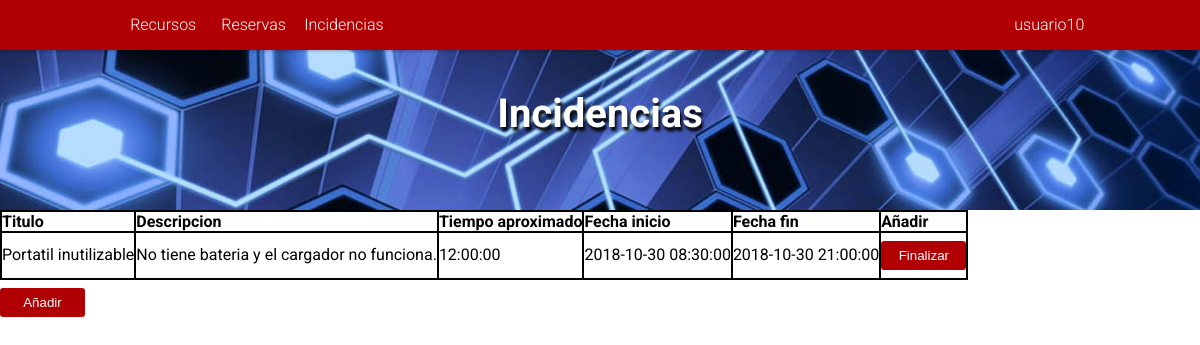
Page /PaginaWeb/index.php?mostrar=incidencias&idUsu=11 (signed in) on the committed database.
### tables this page shows
CREATE TABLE IF NOT EXISTS `tbl_empleado` (
`id_empleado` int(11) NOT NULL AUTO_INCREMENT,
`email_empleado` varchar(100) DEFAULT NULL,
`usuario_empleado` varchar(100) DEFAULT NULL,
`password_empleado` varchar(255) DEFAULT NULL,
`nombre_empleado` varchar(100) DEFAULT NULL,
`apellido_empleado` varchar(100) DEFAULT NULL,
`grupo_empleado` ENUM('usuarios', 'administradores') DEFAULT 'usuarios',
PRIMARY KEY (`id_empleado`),
UNIQUE KEY `email_empleado` (`email_empleado`),
UNIQUE KEY `usuario_empleado` (`usuario_empleado`)
);

CREATE TABLE IF NOT EXISTS `tbl_incidencia` (
`id_incidencia` int(11) NOT NULL AUTO_INCREMENT,
`titulo_incidencia` varchar(100) DEFAULT NULL,
`descripcion_incidencia` varchar(100) DEFAULT NULL,
`tiempoEstimado_incidencia` TIME DEFAULT NULL,
`fechaInicio_incidencia` DATETIME DEFAULT CURRENT_TIMESTAMP,
`fechaFinal_incidencia` DATETIME DEFAULT NULL,
`id_reserva` int(11) DEFAULT NULL,
PRIMARY KEY (`id_incidencia`)
);

### PaginaWeb/php/datosUsuario.proc.php (called while the page is built, shortened)
<?php
	if (isset($_SESSION['user_id'])) {
		$records = $conn->prepare('SELECT id_empleado, usuario_empleado, email_empleado, password_empleado, grupo_empleado FROM tbl_empleado WHERE id_empleado = :id');
		$records->bindParam(':id', $_SESSION['user_id']);
		$records->execute();
		$results = $records->fetch(PDO::FETCH_ASSOC);
		if (count($results) > 0) {
			$usuario = $results;
		}
	}
?>

### PaginaWeb/php/incidencias.php (the view, shortened to what this page needs)
<article>
	<?php
		if (isset($_REQUEST['idUsu'])) {
			$us=$_REQUEST['idUsu'];
			$consulta=mysqli_query($link, "SELECT * FROM `tbl_incidencia` INNER JOIN `tbl_reserva` ON `tbl_reserva`.`id_reserva`=`tbl_incidencia`.`id_reserva` INNER JOIN `tbl_empleado` ON `tbl_empleado`.`id_empleado`=`tbl_reserva`.`id_empleado` WHERE `tbl_reserva`.`id_empleado`='$us' ORDER BY `id_incidencia`");
		}else{
			$consulta=mysqli_query($link, "SELECT * FROM `tbl_incidencia` ORDER BY `id_incidencia`");
		}
		echo "<div class='tabla'>";
			if(mysqli_num_rows($consulta)>0) {
				echo "<div class='fila encabezado'>";
					echo "<div class='columna'>Titulo</div>";
					echo "<div class='columna'>Descripcion</div>";
					echo "<div class='columna'>Tiempo aproximado</div>";
					echo "<div class='columna'>Fecha inicio</div>";
					echo "<div class='columna'>Fecha fin</div>";
					echo "<div class='columna'>Añadir</div>";
				echo "</div>";
				while($array = mysqli_fetch_array($consulta)) {
					$idIncidencia = $array['id_incidencia'];
					$tituloIncidencia = $array['titulo_incidencia'];
					$descripcion = $array['descripcion_incidencia'];
					$tiempoEstimado = $array['tiempoEstimado_incidencia'];
					$fechaInicio = $array['fechaInicio_incidencia'];
					$fechaFin = $array['fechaFinal_incidencia'];
					echo "<div class='fila'>";
						echo "<div class='columna'>$tituloIncidencia</div>";
						echo "<div class='columna'>$descripcion</div>";
						echo "<div class='columna'>$tiempoEstimado</div>";
						echo "<div class='columna'>$fechaInicio</div>";
						echo "<div class='columna'>$fechaFin</div>";
						echo "<div class='columna'><a href='index.php?mostrar=incidencias&idIncidencia=$idIncidencia#mostrarFinalizarIncidencia'><input class='añadir-lista' type='button' value='Finalizar'></a></div>";
					echo "</div>";
				}
			} else {
				echo "Aún no tienes ninguna reserva";
			}
		echo "</div>";
	?>
	<a href="#mostrarAñadirIncidencia"><input class="añadir-lista" type="button" value="Añadir"></a>
</article>

### PaginaWeb/php/navegador.php (shortened to what this page needs)
<nav id='MenuDesplegable' class="menu">
	<ul class="nav">
		<li class="nivel1"><a href="index.php">Recursos</a></li>
		<li class="nivel1"><a href="index.php?mostrar=reservas">Reservas</a></li>
		<li class="nivel1"><a href="index.php?mostrar=incidencias">Incidencias</a></li>
		<?php
			$nombreUsuario = $usuario['usuario_empleado'];
			$grupoUsuario = $usuario['grupo_empleado'];
			if ($grupoUsuario !== 'administradores') {
				echo "<li class='usuario'><a>".$nombreUsuario."</a>";
				echo "</li>";
			}
		?>
	</ul>
</nav>

### PaginaWeb/assets/css/estilos.css (style rules this page uses)
* { margin: 0; padding: 0; list-style: none; text-decoration: none; border: none; outline: none; box-sizing: border-box; }
body { margin-top: 50px; font-family: Roboto,sans-serif; }

### PaginaWeb/assets/css/formulariosBotones.css (style rules this page uses)
input[type="button"] { padding: 7px; color: #fff; background: #b10004; width: 85px; margin-top: 8px; margin-bottom: 8px; border: 0; border-radius: 3px; cursor: pointer; }

### PaginaWeb/assets/css/tablas.css (style rules this page uses)
div.tabla { display: table; border: 1px solid black; }
div.fila { display: table-row; border: 1px solid black; }
div.columna { display: table-cell; border: 1px solid black; }
div.encabezado { font-weight: bold; }

### PaginaWeb/assets/css/menu.css (style rules this page uses)
* { margin: 0; padding: 0; box-sizing: border-box; }
nav { background-color: #b10004; position: fixed; z-index: 1000; top: 0; width: 100%; box-shadow: 0 -5px 3px 6px rgba(0,0,0,.255); left: 0 !important; font-family: 'Roboto', sans-serif; }
ul.nav { list-style-type: none; margin-left: 10%; }
nav ul li.nivel1 { display: inline-block; width: 8%; position: relative; text-align: center; }
nav ul li.usuario { display: inline-block; min-width: 8%; position: relative; text-align: center; cursor: pointer; float: right; padding-right: 15px; margin-right: 100px; }
nav li a { display: block; text-decoration: none; line-height: 50px; color: #ffffff; font-weight: 300; }

### rows in the picture
tbl_empleado: usuario_empleado "usuario10"
tbl_incidencia: titulo_incidencia "Portatil inutilizable", descripcion_incidencia "No tiene bateria y el cargador no funciona.", tiempoEstimado_incidencia "12:00:00", fechaInicio_incidencia "2018-10-30 08:30:00", fechaFinal_incidencia "2018-10-30 21:00:00"
